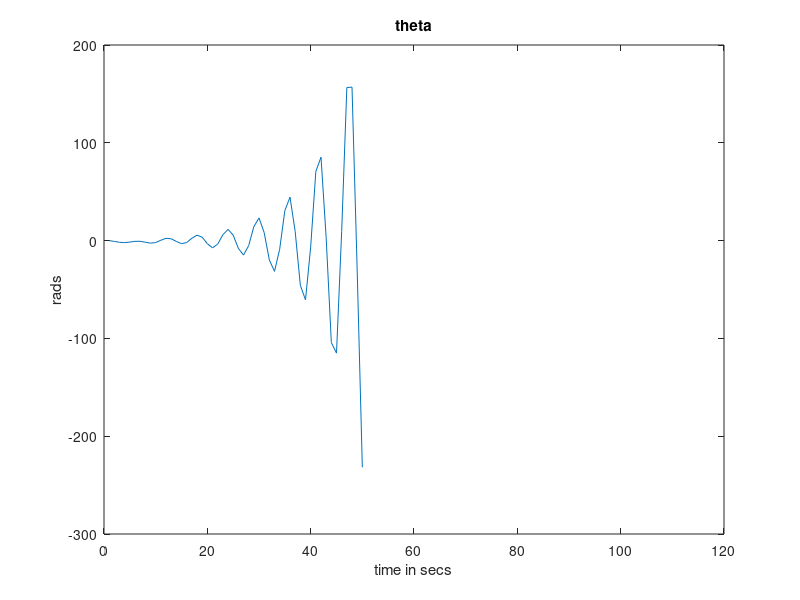

This figure's MATLAB source:
clc;
clear all;
close all;
% amount of time in 0.1*secs
N = 10;

% Theta is Pitch angle
% Phi is roll angle
% psi is yaw angle
% Initializing values
theta = 0;
theta_d = 0.1;
theta_dd = 1;

phi = 0;
phi_d = 0.1;
phi_dd = 1;

psi = 0;
psi_d = 0.1;
psi_dd = 1;

X_dd = 2;
X_d = 1;
X = 1;

Y_dd = 2;
Y_d = 1;
Y = 1;

Z = 1; % in m
Z_d = 1; % in m/s
Z_dd = 1;

e_x = 2;
e_y = 3;

e = 2;
e_d = 2;
e_I = 1;

u_1 = 20;
u_2 = 2;
u_3 = 1;
u_4 = 2;

% desired values
X_des_d = 0.1; % in m/s
Y_des_d = 0.1; % in m/s
Z_des = 3; % in m
theta_des = 10; % in rads
theta_des_d = 0.2; % in rads/sec

% I_x, I_y, I_z are Inertia in respective direction (in our system I_x =
% I_y)
I_x = 1198;
I_y = 1198;
I_z = 1089;

% L is the length of the arm from center to the motor in meters
L = 0.1;
% m is mass of the total system in kg
m = 1;
% g is the gravity of earth
g = 9.8; % in m/sec^2

% Constants
K_1 = 3;K_2 = 2;
kp1 = 20; kd1 = 3;
kp2 = 20; kd2 = 3;
k1 = 1;k2 = 1;k3 = 1;k4 = 1;k5 = 1;k6 = 1;
c1 = 4;c2 = 4;c3 = 4;c4 = 4;c5 = 4;c6 = 4;

k = 1; %Increment constant
% System 
dT = 0.1;
for T = 0:dT:N
    
    % Defining u_1 (Vertical force input)
    
        % Z is the altitude of the quadcopter
        % Z_des is desired altitude
        % psi_des is desired yaw angle
        % kd1, kp1, kd2 and kp2 are diff and prop gain consts
        
    r_1(k,:) = -kd1*Z_d(k,:) - kp1*(Z(k,:) - Z_des);
    u_1(k,:) = (r_1(k,:) + m*g)/(cos(theta(k,:))* cos(phi(k,:)));
    
    % Defining u_2 (pitch moment input)
        % k1,k2 are positive tuning parameter
        % c1, c2 are positive constants to increase speed of the pitch and
        % roll tracking loop convergence 
        
        A_u2 = c1*c2 + (c2*k2)/k1;
        B_u2 = (c1*c2*k2)/k1;
        
        K_P_u2 = (k1^2) + (c1*k2)/k1 + A_u2;
        K_I_u2 = k1*k2 + B_u2;
        K_D_u2 = c1 + k2/k1 + c2;
                     
    u_2(k,:) = (I_y/L)*(-e(k,:)*K_P_u2 -K_D_u2*e_d(k,:) - ((I_z - I_x)/I_y)*phi_d(k,:)*psi_d(k,:) - K_I_u2*e_I(k,:) + phi_dd(k,:));
    
    
    % Defining u_3 (roll moment input)
        % k3,k4 are positive tuning parameter
        % c3, c4 are positive constants to increase speed of the pitch and
        % roll tracking loop convergence 
                
        A_u3 = c3*c4 + (c4*k4)/k3;
        B_u3 = (c3*c4*k4)/k3;
        
        K_P_u3 = (k3^2) + (c3*k4)/k3 + A_u3;
        K_I_u3 = k3*k4 + B_u3;
        K_D_u3 = c3 + k4/k3 + c4;
                     
    u_3(k,:) = (I_x/L)*(-e(k,:)*K_P_u3 -K_D_u3*e_d(k,:) - ((I_y - I_z)/I_x)*theta_d(k,:)*psi_d(k,:) - K_I_u3*e_I(k,:) + theta_dd(k,:));
    
    % Defining u_4 (pitch moment input)
        % k5,k6 are positive tuning parameter
        % c5, c6 are positive constants to increase speed of the pitch and
        % roll tracking loop convergence 
                
        A_u4 = c5*c6 + (c6*k6)/k5;
        B_u4 = (c5*c6*k6)/k5;
        
        K_P_u4 = (k5^2) + (c5*k6)/k5 + A_u4;
        K_I_u4 = k5*k6 + B_u4;
        K_D_u4 = c5 + k6/k5 + c6;
                     
    u_4(k,:) = (I_z/L)*(-e(k,:)*K_P_u4 -K_D_u4*e_d(k,:) - K_I_u4*e_I(k,:) + psi_dd(k,:));
    
    X_dd(k+1,:) = (cos(phi(k,:))*sin(theta(k,:))*cos(psi(k,:)) + sin(phi(k,:))*sin(psi(k,:)))*u_1(k,:)/m;
    Y_dd(k+1,:) = (cos(phi(k,:))*sin(theta(k,:))*sin(psi(k,:)) + sin(phi(k,:))*cos(psi(k,:)))*u_1(k,:)/m;
    Z_dd(k+1,:) = -(1/m)*(r_1(k,:));
    
    X_d(k+1,:) = X_d(k,:) + dT*X_dd(k+1,:);
    Y_d(k+1,:) = Y_d(k,:) + dT*Y_dd(k+1,:);
    Z_d(k+1,:) = Z_d(k,:) + dT*Z_dd(k+1,:);
    
    X(k+1,:) = X(k,:) + dT*X_d(k+1,:);
    Y(k+1,:) = Y(k,:) + dT*Y_d(k+1,:);
    Z(k+1,:) = Z(k,:) + dT*Z_d(k+1,:);
    
    % Defining theta desired
        % Defining u_e_x, u_e_y as pitch is dependent on x and y directions
            % Defining error equations of x and y positions
            e_x(k,:) = X_des_d - X_d(k,:);
            e_y(k,:) = Y_des_d - Y_d(k,:);
            
        u_e_x(k,:) = K_1*e_x(k,:)*m/u_1(k,:);
        u_e_y(k,:) = K_2*e_y(k,:)*m/u_1(k,:);
                       
    theta_des(k,:) = asin((u_e_x(k,:) - sin(phi(k,:))*sin(psi(k,:)))/(cos(phi(k,:))*cos(psi(k,:))));
    
    % Defining phi_dd, theta_dd, psi_dd as system equations
    
    phi_dd(k+1,:) = (I_y - I_z)/I_x*theta_d(k,:)*psi_d(k,:) + L/I_x*u_3(k,:);
    theta_dd(k+1,:) = (I_z - I_x)/I_y*phi_d(k,:)*psi_d(k,:) + L/I_y*u_2(k,:); 
    psi_dd(k+1,:) =  L/I_z*u_4(k,:);

    phi_d(k+1,:) = phi_d(k,:) + dT*phi_dd(k+1,:);
    theta_d(k+1,:) = theta_d(k,:) + dT*theta_dd(k+1,:);
    psi_d(k+1,:) = psi_d(k,:) + dT*psi_dd(k+1,:);
    
    phi(k+1,:) = phi(k,:) + dT*phi_d(k+1,:);
    theta(k+1,:) = theta(k,:) + dT*theta_d(k+1,:);
    psi(k+1,:) = psi(k,:) + dT*psi_d(k+1,:);
    
    % defining error equation
    e(k+1,:) = theta(k+1,:) - theta_des(k,:);
    
    % defining e_d
    
    e_d(k+1,:) =  theta_d(k+1,:) - theta_des_d;
    
    e_I(k+1,:) = e_I(k,:) + dT*e(k,:);
    
    k = k+1;
end
 
% Plots

k = 1:N/dT + 2;
figure(1);
plot(k,theta);
title('theta');
xlabel('time in secs');
ylabel('rads');

%plot(phi)
% plot(psi)
% 
% plot(X)
% plot(Y)
% plot(Z)

% k = 1:N/dT + 1;
% figure(2);
% plot(k-1,u_1);
% title('u_1');
